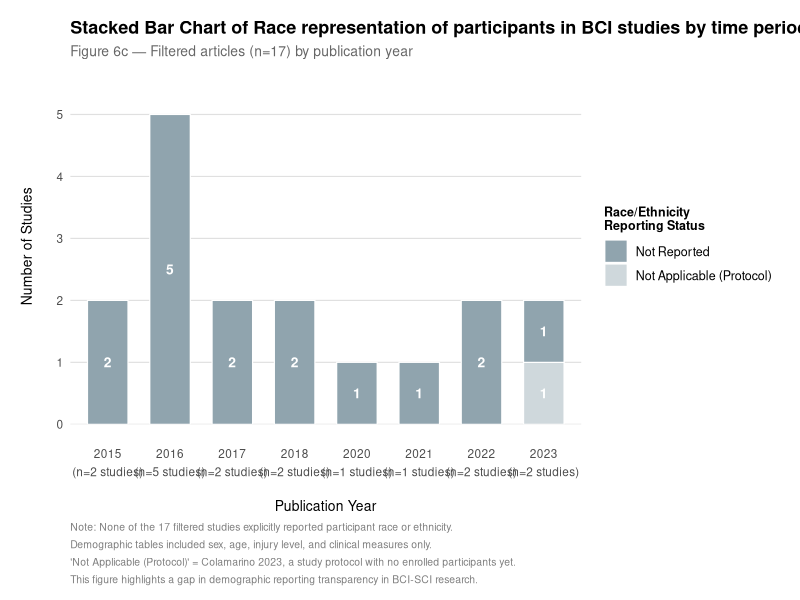
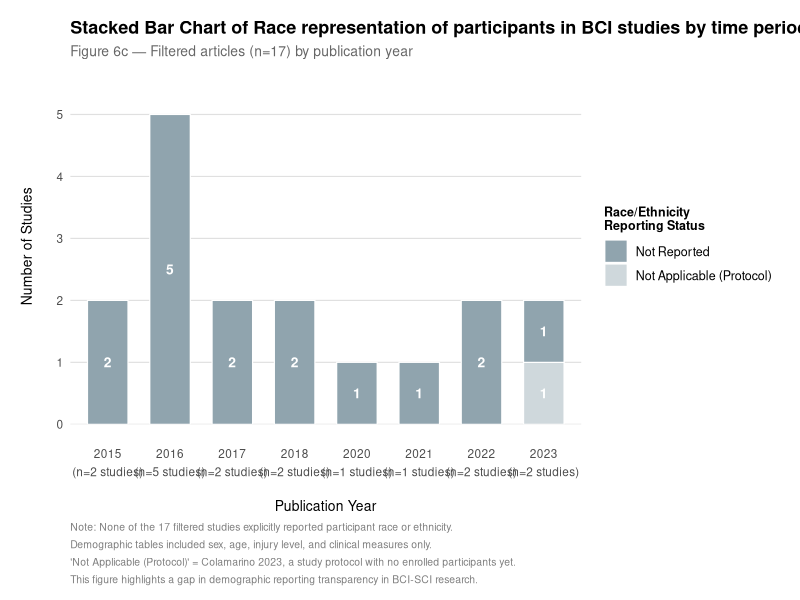

Reproduce these figures in R, in order.
# Remove note to install packages if not installed already
# install.packages(c("ggplot2", "scales"))

library(ggplot2)
library(scales)

# Building data

agg <- data.frame(
  year   = c(2015, 2015, 2016, 2016, 2017, 2017, 2018, 2018, 2020, 2021, 2022, 2022, 2023, 2023),
  status = c(
    "Not Reported", "Not Reported",          
    "Not Reported", "Not Reported",          
    "Not Reported", "Not Reported",         
    "Not Reported", "Not Reported",          
    "Not Reported",                      
    "Not Reported",                        
    "Not Reported", "Not Reported",          
    "Not Reported", "Not Applicable (Protocol)"
  ),
  stringsAsFactors = FALSE
)

extra_2016 <- data.frame(
  year   = c(2016, 2016, 2016),
  status = c("Not Reported", "Not Reported", "Not Reported"),
  stringsAsFactors = FALSE
)
agg <- rbind(agg, extra_2016)

counts <- as.data.frame(table(agg$year, agg$status))
names(counts) <- c("year", "status", "count")
counts <- counts[counts$count > 0, ]
counts$year <- as.integer(as.character(counts$year))

n_per_year  <- as.data.frame(table(agg$year))
names(n_per_year) <- c("year", "n")
n_per_year$year <- as.integer(as.character(n_per_year$year))

counts <- merge(counts, n_per_year, by = "year")

counts$year_label <- factor(
  paste0(counts$year, "\n(n=", counts$n, " studies)"),
  levels = paste0(sort(unique(counts$year)),
                  "\n(n=", n_per_year$n[order(n_per_year$year)], " studies)")
)

counts$status <- factor(counts$status,
  levels = c("Not Reported", "Not Applicable (Protocol)"))

cat("\nData check:\n")
print(counts[, c("year","status","count")])
cat("\n")

# Plotting

fig6c <- ggplot(counts, aes(x = year_label, y = count, fill = status)) +

  geom_bar(stat = "identity", position = "stack",
           width = 0.65, color = "white", linewidth = 0.4) +

  geom_text(
    aes(label = count),
    position = position_stack(vjust = 0.5),
    color = "white", size = 3.5, fontface = "bold", family = "Helvetica"
  ) +

  scale_fill_manual(
    values = c(
      "Not Reported"              = "#90A4AE",
      "Not Applicable (Protocol)" = "#CFD8DC"
    ),
    name = "Race/Ethnicity\nReporting Status"
  ) +

  scale_y_continuous(
    expand = expansion(mult = c(0, 0.15)),
    breaks = seq(0, 6, by = 1)
  ) +



  labs(
    title    = "Stacked Bar Chart of Race representation of participants in BCI studies by time periods",
    subtitle = "Figure 6c \u2014 Filtered articles (n=17) by publication year",
    x        = "Publication Year",
    y        = "Number of Studies",
    caption  = paste0(
      "Note: None of the 17 filtered studies explicitly reported participant race or ethnicity.\n",
      "Demographic tables included sex, age, injury level, and clinical measures only.\n",
      "'Not Applicable (Protocol)' = Colamarino 2023, a study protocol with no enrolled participants yet.\n",
      "This figure highlights a gap in demographic reporting transparency in BCI-SCI research."
    )
  ) +

  theme_minimal(base_family = "Helvetica") +
  theme(
    plot.title         = element_text(size = 13, face = "bold", hjust = 0),
    plot.subtitle      = element_text(size = 10, color = "grey40", hjust = 0),
    plot.caption       = element_text(size = 7.5, color = "grey50", hjust = 0,
                                      lineheight = 1.4),
    axis.title.x       = element_text(size = 10, margin = margin(t = 15)),
    axis.title.y       = element_text(size = 10, margin = margin(r = 15)),
    axis.text          = element_text(size = 8.5),
    axis.text.x        = element_text(lineheight = 1.3, margin = margin(t = 15)),
    legend.title       = element_text(size = 9, face = "bold"),
    legend.text        = element_text(size = 9),
    legend.position    = "right",
    panel.grid.major.x = element_blank(),
    panel.grid.minor   = element_blank(),
    panel.grid.major.y = element_line(color = "grey88", linewidth = 0.4),
    plot.margin        = margin(t = 15, r = 15, b = 10, l = 15)
  )

print(fig6c)

# Save

ggsave("figure6c_race_reporting.png",
       plot = fig6c, width = 11, height = 5.5, dpi = 300, bg = "white")
